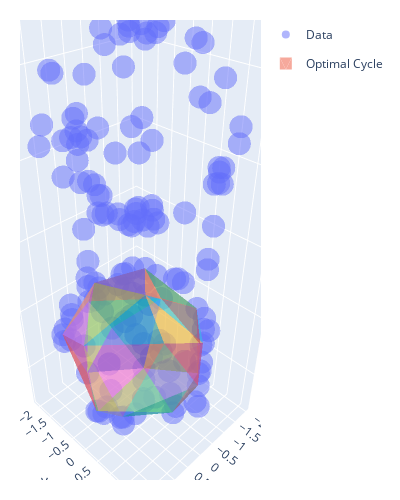

This figure's notebook cell:
### Code cell
## 2nd Largest Representative 3D Hole (Optimized and rounded)
# use optimal dataframe from above (the optmization problem takes too long, i don't wanna do it twice)
filter = optimal.loc['optimal cycle', 'chain']['coefficient'].astype(float).round() != 0 # mark locations where the cofficicents are close to 0 to be removed
print(f'Removing {sum(1-filter)}/{len(filter)} simplicies from the cycle, {sum(filter)} simplicies left')
optimal_faces = optimal.loc['optimal cycle', 'chain'][filter]['simplex'].tolist()
# maybe want some assert statement to make sure we have a real cycle

# plotting
trace_dta = go.Scatter3d( # data plot
        x=dta[:, 0],
        y=dta[:, 1],
        z=dta[:, 2],
        mode='markers',
        showlegend=True,
        name='Data',
        opacity=0.5
    )
traces_optimal = [oat.plot.triangle__trace3d(triangle=tri, coo=dta) for tri in optimal_faces] # optimal cycle plot
for n, trace in enumerate(traces_optimal): # plot optimal cycle
    trace.update(
            showlegend=(n==0),
            legendgroup='opti',
            opacity=0.5,
            name='Optimal Cycle'
        )
fig = go.Figure(data=[trace_dta]+traces_optimal)
fig.update_layout(
        width=400, 
        height=500,
        margin=dict(l=20, r=20, t=20, b=20)
    )
fig.show()

### Figure 1 — Plotly figure (JSON) as saved in the notebook; plotly's stock layout.template omitted (floating-point values rounded to 4 significant figures; data arrays with more than 128 entries replaced by an {"elided": "..."} marker saying what was removed)
{"data": [{"mode": "markers", "name": "Data", "opacity": 0.5, "showlegend": true, "type": "scatter3d", "x": {"elided": "150 float values"}, "y": {"elided": "150 float values"}, "z": {"elided": "150 float values"}}, {"i": [0], "j": [1], "k": [2], "legendgroup": "opti", "name": "Optimal Cycle", "opacity": 0.5, "showlegend": true, "type": "mesh3d", "x": [1.493, 0.7858, 1.88], "y": [-1.236, -1.28, 0.4147], "z": [-2.446, -4.429, -3.604]}, {"i": [0], "j": [1], "k": [2], "legendgroup": "opti", "name": "Optimal Cycle", "opacity": 0.5, "showlegend": false, "type": "mesh3d", "x": [1.378, 0.7858, 1.88], "y": [-0.1393, -1.28, 0.4147], "z": [-4.553, -4.429, -3.604]}, {"i": [0], "j": [1], "k": [2], "legendgroup": "opti", "name": "Optimal Cycle", "opacity": 0.5, "showlegend": false, "type": "mesh3d", "x": [-1.532, -0.452, 0.002517], "y": [0.6047, 1.698, 1.994], "z": [-2.308, -2.048, -2.939]}, {"i": [0], "j": [1], "k": [2], "legendgroup": "opti", "name": "Optimal Cycle", "opacity": 0.5, "showlegend": false, "type": "mesh3d", "x": [-1.182, -1.532, 0.002517], "y": [1.091, 0.6047, 1.994], "z": [-4.139, -2.308, -2.939]}, {"i": [0], "j": [1], "k": [2], "legendgroup": "opti", "name": "Optimal Cycle", "opacity": 0.5, "showlegend": false, "type": "mesh3d", "x": [0.5279, 1.615, 0.002517], "y": [1.342, 1.068, 1.994], "z": [-1.635, -3.482, -2.939]}, {"i": [0], "j": [1], "k": [2], "legendgroup": "opti", "name": "Optimal Cycle", "opacity": 0.5, "showlegend": false, "type": "mesh3d", "x": [0.5279, 1.654, 1.615], "y": [1.342, -0.1774, 1.068], "z": [-1.635, -1.982, -3.482]}, {"i": [0], "j": [1], "k": [2], "legendgroup": "opti", "name": "Optimal Cycle", "opacity": 0.5, "showlegend": false, "type": "mesh3d", "x": [1.378, -0.7028, 0.06599], "y": [-0.1393, -0.5224, 1.302], "z": [-4.553, -4.809, -4.495]}, {"i": [0], "j": [1], "k": [2], "legendgroup": "opti", "name": "Optimal Cycle", "opacity": 0.5, "showlegend": false, "type": "mesh3d", "x": [1.378, 0.7858, -0.7028], "y": [-0.1393, -1.28, -0.5224], "z": [-4.553, -4.429, -4.809]}, {"i": [0], "j": [1], "k": [2], "legendgroup": "opti", "name": "Optimal Cycle", "opacity": 0.5, "showlegend": false, "type": "mesh3d", "x": [-1.781, -1.726, -0.7028], "y": [-0.8921, 0.6881, -0.5224], "z": [-3.011, -3.719, -4.809]}, {"i": [0], "j": [1], "k": [2], "legendgroup": "opti", "name": "Optimal Cycle", "opacity": 0.5, "showlegend": false, "type": "mesh3d", "x": [-1.781, -0.5749, -0.7028], "y": [-0.8921, -1.718, -0.5224], "z": [-3.011, -3.919, -4.809]}, {"i": [0], "j": [1], "k": [2], "legendgroup": "opti", "name": "Optimal Cycle", "opacity": 0.5, "showlegend": false, "type": "mesh3d", "x": [-1.781, -1.117, 0.000307], "y": [-0.8921, -0.9053, -1.998], "z": [-3.011, -1.572, -2.718]}, {"i": [0], "j": [1], "k": [2], "legendgroup": "opti", "name": "Optimal Cycle", "opacity": 0.5, "showlegend": false, "type": "mesh3d", "x": [-1.781, -0.5749, 0.000307], "y": [-0.8921, -1.718, -1.998], "z": [-3.011, -3.919, -2.718]}, {"i": [0], "j": [1], "k": [2], "legendgroup": "opti", "name": "Optimal Cycle", "opacity": 0.5, "showlegend": false, "type": "mesh3d", "x": [1.493, 0.7858, 0.000307], "y": [-1.236, -1.28, -1.998], "z": [-2.446, -4.429, -2.718]}, {"i": [0], "j": [1], "k": [2], "legendgroup": "opti", "name": "Optimal Cycle", "opacity": 0.5, "showlegend": false, "type": "mesh3d", "x": [-1.532, -1.117, 0.09105], "y": [0.6047, -0.9053, 0.3035], "z": [-2.308, -1.572, -1.074]}, {"i": [0], "j": [1], "k": [2], "legendgroup": "opti", "name": "Optimal Cycle", "opacity": 0.5, "showlegend": false, "type": "mesh3d", "x": [-1.532, -0.452, 0.09105], "y": [0.6047, 1.698, 0.3035], "z": [-2.308, -2.048, -1.074]}, {"i": [0], "j": [1], "k": [2], "legendgroup": "opti", "name": "Optimal Cycle", "opacity": 0.5, "showlegend": false, "type": "mesh3d", "x": [1.493, 1.88, 1.654], "y": [-1.236, 0.4147, -0.1774], "z": [-2.446, -3.604, -1.982]}, {"i": [0], "j": [1], "k": [2], "legendgroup": "opti", "name": "Optimal Cycle", "opacity": 0.5, "showlegend": false, "type": "mesh3d", "x": [-0.5749, 0.7858, 0.000307], "y": [-1.718, -1.28, -1.998], "z": [-3.919, -4.429, -2.718]}, {"i": [0], "j": [1], "k": [2], "legendgroup": "opti", "name": "Optimal Cycle", "opacity": 0.5, "showlegend": false, "type": "mesh3d", "x": [-1.182, -0.7028, 0.06599], "y": [1.091, -0.5224, 1.302], "z": [-4.139, -4.809, -4.495]}, {"i": [0], "j": [1], "k": [2], "legendgroup": "opti", "name": "Optimal Cycle", "opacity": 0.5, "showlegend": false, "type": "mesh3d", "x": [1.88, 1.654, 1.615], "y": [0.4147, -0.1774, 1.068], "z": [-3.604, -1.982, -3.482]}, {"i": [0], "j": [1], "k": [2], "legendgroup": "opti", "name": "Optimal Cycle", "opacity": 0.5, "showlegend": false, "type": "mesh3d", "x": [1.378, 0.06599, 1.615], "y": [-0.1393, 1.302, 1.068], "z": [-4.553, -4.495, -3.482]}, {"i": [0], "j": [1], "k": [2], "legendgroup": "opti", "name": "Optimal Cycle", "opacity": 0.5, "showlegend": false, "type": "mesh3d", "x": [-1.117, 0.2839, 0.000307], "y": [-0.9053, -1.332, -1.998], "z": [-1.572, -1.515, -2.718]}, {"i": [0], "j": [1], "k": [2], "legendgroup": "opti", "name": "Optimal Cycle", "opacity": 0.5, "showlegend": false, "type": "mesh3d", "x": [0.06599, 1.615, 0.002517], "y": [1.302, 1.068, 1.994], "z": [-4.495, -3.482, -2.939]}, {"i": [0], "j": [1], "k": [2], "legendgroup": "opti", "name": "Optimal Cycle", "opacity": 0.5, "showlegend": false, "type": "mesh3d", "x": [-1.182, -1.532, -1.726], "y": [1.091, 0.6047, 0.6881], "z": [-4.139, -2.308, -3.719]}, {"i": [0], "j": [1], "k": [2], "legendgroup": "opti", "name": "Optimal Cycle", "opacity": 0.5, "showlegend": false, "type": "mesh3d", "x": [-1.182, -1.726, -0.7028], "y": [1.091, 0.6881, -0.5224], "z": [-4.139, -3.719, -4.809]}, {"i": [0], "j": [1], "k": [2], "legendgroup": "opti", "name": "Optimal Cycle", "opacity": 0.5, "showlegend": false, "type": "mesh3d", "x": [0.09105, 0.5279, 1.654], "y": [0.3035, 1.342, -0.1774], "z": [-1.074, -1.635, -1.982]}, {"i": [0], "j": [1], "k": [2], "legendgroup": "opti", "name": "Optimal Cycle", "opacity": 0.5, "showlegend": false, "type": "mesh3d", "x": [-1.182, 0.06599, 0.002517], "y": [1.091, 1.302, 1.994], "z": [-4.139, -4.495, -2.939]}, {"i": [0], "j": [1], "k": [2], "legendgroup": "opti", "name": "Optimal Cycle", "opacity": 0.5, "showlegend": false, "type": "mesh3d", "x": [0.09105, 0.2839, 1.654], "y": [0.3035, -1.332, -0.1774], "z": [-1.074, -1.515, -1.982]}, {"i": [0], "j": [1], "k": [2], "legendgroup": "opti", "name": "Optimal Cycle", "opacity": 0.5, "showlegend": false, "type": "mesh3d", "x": [1.493, 0.2839, 1.654], "y": [-1.236, -1.332, -0.1774], "z": [-2.446, -1.515, -1.982]}, {"i": [0], "j": [1], "k": [2], "legendgroup": "opti", "name": "Optimal Cycle", "opacity": 0.5, "showlegend": false, "type": "mesh3d", "x": [-0.452, 0.09105, 0.5279], "y": [1.698, 0.3035, 1.342], "z": [-2.048, -1.074, -1.635]}, {"i": [0], "j": [1], "k": [2], "legendgroup": "opti", "name": "Optimal Cycle", "opacity": 0.5, "showlegend": false, "type": "mesh3d", "x": [-1.117, 0.09105, 0.2839], "y": [-0.9053, 0.3035, -1.332], "z": [-1.572, -1.074, -1.515]}, {"i": [0], "j": [1], "k": [2], "legendgroup": "opti", "name": "Optimal Cycle", "opacity": 0.5, "showlegend": false, "type": "mesh3d", "x": [-1.532, -1.781, -1.726], "y": [0.6047, -0.8921, 0.6881], "z": [-2.308, -3.011, -3.719]}, {"i": [0], "j": [1], "k": [2], "legendgroup": "opti", "name": "Optimal Cycle", "opacity": 0.5, "showlegend": false, "type": "mesh3d", "x": [-1.532, -1.781, -1.117], "y": [0.6047, -0.8921, -0.9053], "z": [-2.308, -3.011, -1.572]}, {"i": [0], "j": [1], "k": [2], "legendgroup": "opti", "name": "Optimal Cycle", "opacity": 0.5, "showlegend": false, "type": "mesh3d", "x": [-0.5749, 0.7858, -0.7028], "y": [-1.718, -1.28, -0.5224], "z": [-3.919, -4.429, -4.809]}, {"i": [0], "j": [1], "k": [2], "legendgroup": "opti", "name": "Optimal Cycle", "opacity": 0.5, "showlegend": false, "type": "mesh3d", "x": [1.493, 0.2839, 0.000307], "y": [-1.236, -1.332, -1.998], "z": [-2.446, -1.515, -2.718]}, {"i": [0], "j": [1], "k": [2], "legendgroup": "opti", "name": "Optimal Cycle", "opacity": 0.5, "showlegend": false, "type": "mesh3d", "x": [1.378, 1.88, 1.615], "y": [-0.1393, 0.4147, 1.068], "z": [-4.553, -3.604, -3.482]}, {"i": [0], "j": [1], "k": [2], "legendgroup": "opti", "name": "Optimal Cycle", "opacity": 0.5, "showlegend": false, "type": "mesh3d", "x": [-0.452, 0.5279, 0.002517], "y": [1.698, 1.342, 1.994], "z": [-2.048, -1.635, -2.939]}], "layout": {"height": 500, "margin": {"b": 20, "l": 20, "r": 20, "t": 20}, "width": 400}}
